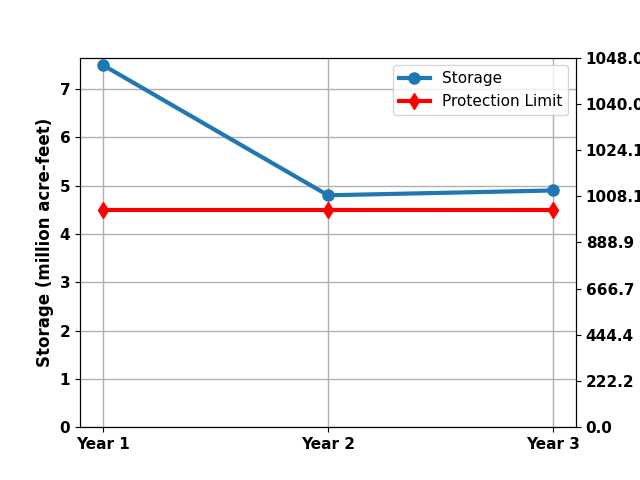

This chart was generated by the following Python code:
import numpy as np
import pandas as pd
import matplotlib.pyplot as plt
from pathlib import Path

# Locates code and input
code_file = Path(__file__)
input_file = code_file.parent / 'LowStorageBlogGraph.xlsx'

# Reads the input and forces values into numeric
ensemble = pd.read_excel(input_file)
ensemble.iloc[:, 3:6] = ensemble.iloc[:, 3:6].apply(pd.to_numeric, errors="coerce")

# Defines each session to three rows
session_data = 3
length = len(ensemble)

# Builds arrays storages in sessions
all_years = []
all_elevs = []
protect_storages = []
protect_elevs = []

for first in range(0, length, session_data):
    sessions = ensemble.iloc[first:first + session_data, 3:6]   # Extracts year columns

    years = sessions.iloc[0].values  # Locates year storage data in sessions
    all_years.append(years)

    elevs = sessions.iloc[2].values  # Locates year storage data in sessions
    all_elevs.append(elevs)

    protect_s = ensemble.iloc[first:first + session_data, 2]   # Extracts protect column
    storage = protect_s.iloc[0]
    protect_storages.append(storage)

    protect_e = ensemble.iloc[first:first + session_data, 2]   # Extracts protect column
    elevation = protect_e.iloc[2]
    protect_elevs.append(elevation)


all_years = np.array(all_years)
aug_twenty_storage = all_years[3]
aug_twenty_protect_s = protect_storages[3]
aug_twenty_elevation = all_elevs[3]
aug_twenty_protect_e = protect_elevs[3]
year_header = np.array(list(ensemble.columns)[3:6])

print(year_header)
print(aug_twenty_storage)
print(aug_twenty_protect_s)
print(aug_twenty_protect_e)
print(aug_twenty_elevation)

aug_twenty_protect_s_series = np.repeat(aug_twenty_protect_s, len(year_header))

# y-axis (storage)
fig, ax1 = plt.subplots()
ax1.plot(year_header, aug_twenty_storage, marker='o', markersize=8, linewidth=3, label='Storage', color='tab:blue')
ax1.plot(year_header, aug_twenty_protect_s_series, marker='d', markersize=8,color='red', linewidth=3, label='Protection Limit')
ax1.set_ylim(bottom=0)
ax1.set_ylabel('Storage', fontweight='bold', fontsize=12)
ax1.tick_params(axis='y', labelsize=11)
ax1.tick_params(axis='x', labelsize=11)

for label in ax1.get_xticklabels() + ax1.get_yticklabels():
    label.set_fontweight('bold')

ax1.grid(linewidth=1)
ax1.set_xlabel(None, fontweight='bold', fontsize=12)

# Secondary y-axis (elevation)
ax2 = ax1.twinx()
ax2.set_ylim(ax1.get_ylim())
ax2.set_yticks(ax1.get_yticks())

# Elevation related to storage
elev_labels = np.interp(
    ax1.get_yticks(),
    np.sort(aug_twenty_storage),
    np.sort(aug_twenty_elevation)
)
ax2.set_yticklabels([f"{e:.1f}" for e in elev_labels], fontweight='bold')
ax2.set_ylabel('Elevation (ft)', fontweight='bold', fontsize=12)
ax2.tick_params(axis='y', labelsize=11)

# Legend and title
ax1.legend(loc='best', fontsize=11, frameon=True)
plt.savefig('TimeSeries.png')
plt.show()

# Creating box plot figure
# plt.plot(year_header, aug_twenty_storage, marker='o', label='Storage')
# plt.plot(year_header, aug_twenty_protect_s_series, color='red', label='Protection Limit')
# plt.ylim(bottom=0)
# plt.grid()
# plt.ylabel('Storage')
# plt.legend()